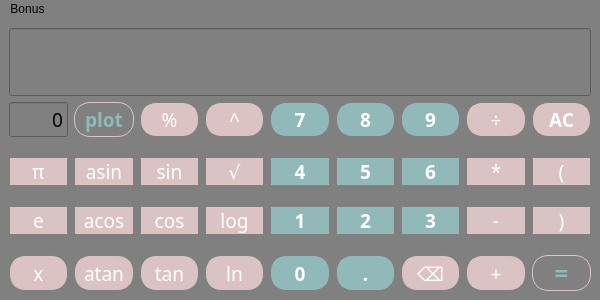
<?xml version="1.0" encoding="UTF-8"?>
<ui version="4.0">
 <class>MainWindow</class>
 <widget class="QMainWindow" name="MainWindow">
  <property name="geometry">
   <rect>
    <x>0</x>
    <y>0</y>
    <width>600</width>
    <height>300</height>
   </rect>
  </property>
  <property name="minimumSize">
   <size>
    <width>600</width>
    <height>300</height>
   </size>
  </property>
  <property name="maximumSize">
   <size>
    <width>600</width>
    <height>300</height>
   </size>
  </property>
  <property name="windowTitle">
   <string>MainWindow</string>
  </property>
  <property name="styleSheet">
   <string notr="true">background-color: #808080;</string>
  </property>
  <widget class="QWidget" name="centralwidget">
   <layout class="QGridLayout" name="gridLayout_3">
    <item row="0" column="0">
     <layout class="QVBoxLayout" name="verticalLayout">
      <item>
       <widget class="QLineEdit" name="math_expression_line_edit">
        <property name="enabled">
         <bool>true</bool>
        </property>
        <property name="sizePolicy">
         <sizepolicy hsizetype="Preferred" vsizetype="Expanding">
          <horstretch>0</horstretch>
          <verstretch>0</verstretch>
         </sizepolicy>
        </property>
        <property name="maximumSize">
         <size>
          <width>16777215</width>
          <height>100</height>
         </size>
        </property>
        <property name="font">
         <font>
          <family>PT Sans</family>
          <pointsize>24</pointsize>
          <bold>true</bold>
         </font>
        </property>
        <property name="layoutDirection">
         <enum>Qt::LeftToRight</enum>
        </property>
        <property name="styleSheet">
         <string notr="true">QPushButton{
background-color: #FFFFE0;
border: 1px solid gray;
padding: 5px;
}
QPushButton:pressed{
background-color: #F8F8FF;
border: 1px solid gray;
padding: 5px;
}</string>
        </property>
        <property name="alignment">
         <set>Qt::AlignRight|Qt::AlignTrailing|Qt::AlignVCenter</set>
        </property>
        <property name="readOnly">
         <bool>true</bool>
        </property>
       </widget>
      </item>
      <item>
       <layout class="QGridLayout" name="gridLayout_2" rowstretch="0,0,0,0">
        <property name="sizeConstraint">
         <enum>QLayout::SetDefaultConstraint</enum>
        </property>
        <property name="horizontalSpacing">
         <number>-1</number>
        </property>
        <property name="verticalSpacing">
         <number>20</number>
        </property>
        <item row="1" column="8">
         <widget class="QPushButton" name="ob_btn">
          <property name="sizePolicy">
           <sizepolicy hsizetype="Expanding" vsizetype="Expanding">
            <horstretch>0</horstretch>
            <verstretch>0</verstretch>
           </sizepolicy>
          </property>
          <property name="font">
           <font>
            <family>PT Sans</family>
            <pointsize>14</pointsize>
            <bold>false</bold>
           </font>
          </property>
          <property name="styleSheet">
           <string notr="true">QPushButton{
background-color: #DBC3C3;
border: 1px solid gray;
color: #FFFFFF;
border-radius: 16px;;
}
QPushButton:pressed{
background-color: #808080;
border: 1px solid gray;
color: #FFFFFF;
border-radius: 16px;
}

QPushButton:hover{
background-color: #808080;
border: 1px solid #DBC3C3;
color: #91b9ba;
border-radius: 16px;;
}</string>
          </property>
          <property name="text">
           <string>(</string>
          </property>
         </widget>
        </item>
        <item row="2" column="6">
         <widget class="QPushButton" name="three_btn">
          <property name="sizePolicy">
           <sizepolicy hsizetype="Expanding" vsizetype="Expanding">
            <horstretch>0</horstretch>
            <verstretch>0</verstretch>
           </sizepolicy>
          </property>
          <property name="font">
           <font>
            <family>PT Sans</family>
            <pointsize>14</pointsize>
            <bold>true</bold>
           </font>
          </property>
          <property name="styleSheet">
           <string notr="true">QPushButton{
background-color: #91b9ba;
border: 1px solid gray;
color: #FFFFFF;
border-radius: 16px;;
}
QPushButton:pressed{
background-color: #808080;
border: 1px solid gray;
color: #FFFFFF;
border-radius: 16px;
}</string>
          </property>
          <property name="text">
           <string>3</string>
          </property>
         </widget>
        </item>
        <item row="0" column="3">
         <widget class="QPushButton" name="pow_btn">
          <property name="sizePolicy">
           <sizepolicy hsizetype="Expanding" vsizetype="Expanding">
            <horstretch>0</horstretch>
            <verstretch>0</verstretch>
           </sizepolicy>
          </property>
          <property name="font">
           <font>
            <family>PT Sans</family>
            <pointsize>14</pointsize>
            <bold>false</bold>
           </font>
          </property>
          <property name="styleSheet">
           <string notr="true">QPushButton{
background-color: #DBC3C3;
border: 1px solid gray;
color: #FFFFFF;
border-radius: 16px;;
}
QPushButton:pressed{
background-color: #808080;
border: 1px solid gray;
color: #FFFFFF;
border-radius: 16px;
}

QPushButton:hover{
background-color: #808080;
border: 1px solid #DBC3C3;
color: #91b9ba;
border-radius: 16px;;
}</string>
          </property>
          <property name="text">
           <string>^</string>
          </property>
         </widget>
        </item>
        <item row="2" column="5">
         <widget class="QPushButton" name="two_btn">
          <property name="sizePolicy">
           <sizepolicy hsizetype="Expanding" vsizetype="Expanding">
            <horstretch>0</horstretch>
            <verstretch>0</verstretch>
           </sizepolicy>
          </property>
          <property name="font">
           <font>
            <family>PT Sans</family>
            <pointsize>14</pointsize>
            <bold>true</bold>
           </font>
          </property>
          <property name="styleSheet">
           <string notr="true">QPushButton{
background-color: #91b9ba;
border: 1px solid gray;
color: #FFFFFF;
border-radius: 16px;;
}
QPushButton:pressed{
background-color: #808080;
border: 1px solid gray;
color: #FFFFFF;
border-radius: 16px;
}</string>
          </property>
          <property name="text">
           <string>2</string>
          </property>
         </widget>
        </item>
        <item row="2" column="2">
         <widget class="QPushButton" name="cos_btn">
          <property name="sizePolicy">
           <sizepolicy hsizetype="Expanding" vsizetype="Expanding">
            <horstretch>0</horstretch>
            <verstretch>0</verstretch>
           </sizepolicy>
          </property>
          <property name="font">
           <font>
            <family>PT Sans</family>
            <pointsize>14</pointsize>
            <bold>false</bold>
           </font>
          </property>
          <property name="styleSheet">
           <string notr="true">QPushButton{
background-color: #DBC3C3;
border: 1px solid gray;
color: #FFFFFF;
border-radius: 16px;;
}
QPushButton:pressed{
background-color: #808080;
border: 1px solid gray;
color: #FFFFFF;
border-radius: 16px;
}

QPushButton:hover{
background-color: #808080;
border: 1px solid #DBC3C3;
color: #91b9ba;
border-radius: 16px;;
}</string>
          </property>
          <property name="text">
           <string>cos</string>
          </property>
         </widget>
        </item>
        <item row="2" column="3">
         <widget class="QPushButton" name="log_btn">
          <property name="sizePolicy">
           <sizepolicy hsizetype="Expanding" vsizetype="Expanding">
            <horstretch>0</horstretch>
            <verstretch>0</verstretch>
           </sizepolicy>
          </property>
          <property name="font">
           <font>
            <family>PT Sans</family>
            <pointsize>14</pointsize>
            <bold>false</bold>
           </font>
          </property>
          <property name="styleSheet">
           <string notr="true">QPushButton{
background-color: #DBC3C3;
border: 1px solid gray;
color: #FFFFFF;
border-radius: 16px;;
}
QPushButton:pressed{
background-color: #808080;
border: 1px solid gray;
color: #FFFFFF;
border-radius: 16px;
}

QPushButton:hover{
background-color: #808080;
border: 1px solid #DBC3C3;
color: #91b9ba;
border-radius: 16px;;
}</string>
          </property>
          <property name="text">
           <string>log</string>
          </property>
         </widget>
        </item>
        <item row="2" column="4">
         <widget class="QPushButton" name="one_btn">
          <property name="sizePolicy">
           <sizepolicy hsizetype="Expanding" vsizetype="Expanding">
            <horstretch>0</horstretch>
            <verstretch>0</verstretch>
           </sizepolicy>
          </property>
          <property name="font">
           <font>
            <family>PT Sans</family>
            <pointsize>14</pointsize>
            <bold>true</bold>
           </font>
          </property>
          <property name="styleSheet">
           <string notr="true">QPushButton{
background-color: #91b9ba;
border: 1px solid gray;
color: #FFFFFF;
border-radius: 16px;;
}
QPushButton:pressed{
background-color: #808080;
border: 1px solid gray;
color: #FFFFFF;
border-radius: 16px;
}</string>
          </property>
          <property name="text">
           <string>1</string>
          </property>
         </widget>
        </item>
        <item row="1" column="0">
         <widget class="QPushButton" name="pi_btn">
          <property name="sizePolicy">
           <sizepolicy hsizetype="Expanding" vsizetype="Expanding">
            <horstretch>0</horstretch>
            <verstretch>0</verstretch>
           </sizepolicy>
          </property>
          <property name="font">
           <font>
            <family>PT Sans</family>
            <pointsize>14</pointsize>
            <bold>false</bold>
           </font>
          </property>
          <property name="styleSheet">
           <string notr="true">QPushButton{
background-color: #DBC3C3;
border: 1px solid gray;
color: #FFFFFF;
border-radius: 16px;;
}
QPushButton:pressed{
background-color: #808080;
border: 1px solid gray;
color: #FFFFFF;
border-radius: 16px;
}

QPushButton:hover{
background-color: #808080;
border: 1px solid #DBC3C3;
color: #91b9ba;
border-radius: 16px;;
}</string>
          </property>
          <property name="text">
           <string>π</string>
          </property>
         </widget>
        </item>
        <item row="3" column="1">
         <widget class="QPushButton" name="atan_btn">
          <property name="sizePolicy">
           <sizepolicy hsizetype="Expanding" vsizetype="Expanding">
            <horstretch>0</horstretch>
            <verstretch>0</verstretch>
           </sizepolicy>
          </property>
          <property name="font">
           <font>
            <family>PT Sans</family>
            <pointsize>14</pointsize>
            <bold>false</bold>
           </font>
          </property>
          <property name="styleSheet">
           <string notr="true">QPushButton{
background-color: #DBC3C3;
border: 1px solid gray;
color: #FFFFFF;
border-radius: 16px;;
}
QPushButton:pressed{
background-color: #808080;
border: 1px solid gray;
color: #FFFFFF;
border-radius: 16px;
}

QPushButton:hover{
background-color: #808080;
border: 1px solid #DBC3C3;
color: #91b9ba;
border-radius: 16px;;
}</string>
          </property>
          <property name="text">
           <string>atan</string>
          </property>
         </widget>
        </item>
        <item row="3" column="2">
         <widget class="QPushButton" name="tan_btn">
          <property name="sizePolicy">
           <sizepolicy hsizetype="Expanding" vsizetype="Expanding">
            <horstretch>0</horstretch>
            <verstretch>0</verstretch>
           </sizepolicy>
          </property>
          <property name="font">
           <font>
            <family>PT Sans</family>
            <pointsize>14</pointsize>
            <bold>false</bold>
           </font>
          </property>
          <property name="styleSheet">
           <string notr="true">QPushButton{
background-color: #DBC3C3;
border: 1px solid gray;
color: #FFFFFF;
border-radius: 16px;;
}
QPushButton:pressed{
background-color: #808080;
border: 1px solid gray;
color: #FFFFFF;
border-radius: 16px;
}

QPushButton:hover{
background-color: #808080;
border: 1px solid #DBC3C3;
color: #91b9ba;
border-radius: 16px;;
}</string>
          </property>
          <property name="text">
           <string>tan</string>
          </property>
         </widget>
        </item>
        <item row="3" column="5">
         <widget class="QPushButton" name="dot_btn">
          <property name="sizePolicy">
           <sizepolicy hsizetype="Expanding" vsizetype="Expanding">
            <horstretch>0</horstretch>
            <verstretch>0</verstretch>
           </sizepolicy>
          </property>
          <property name="font">
           <font>
            <family>PT Sans</family>
            <pointsize>14</pointsize>
            <bold>true</bold>
           </font>
          </property>
          <property name="styleSheet">
           <string notr="true">QPushButton{
background-color: #91b9ba;
border: 1px solid gray;
color: #FFFFFF;
border-radius: 16px;;
}
QPushButton:pressed{
background-color: #808080;
border: 1px solid gray;
color: #FFFFFF;
border-radius: 16px;
}</string>
          </property>
          <property name="text">
           <string>.</string>
          </property>
         </widget>
        </item>
        <item row="1" column="4">
         <widget class="QPushButton" name="four_btn">
          <property name="sizePolicy">
           <sizepolicy hsizetype="Expanding" vsizetype="Expanding">
            <horstretch>0</horstretch>
            <verstretch>0</verstretch>
           </sizepolicy>
          </property>
          <property name="font">
           <font>
            <family>PT Sans</family>
            <pointsize>14</pointsize>
            <bold>true</bold>
           </font>
          </property>
          <property name="styleSheet">
           <string notr="true">QPushButton{
background-color: #91b9ba;
border: 1px solid gray;
color: #FFFFFF;
border-radius: 16px;;
}
QPushButton:pressed{
background-color: #808080;
border: 1px solid gray;
color: #FFFFFF;
border-radius: 16px;
}</string>
          </property>
          <property name="text">
           <string>4</string>
          </property>
         </widget>
        </item>
        <item row="3" column="4">
         <widget class="QPushButton" name="zero_btn">
          <property name="sizePolicy">
           <sizepolicy hsizetype="Expanding" vsizetype="Expanding">
            <horstretch>0</horstretch>
            <verstretch>0</verstretch>
           </sizepolicy>
          </property>
          <property name="font">
           <font>
            <family>PT Sans</family>
            <pointsize>14</pointsize>
            <bold>true</bold>
           </font>
          </property>
          <property name="styleSheet">
           <string notr="true">QPushButton{
background-color: #91b9ba;
border: 1px solid gray;
color: #FFFFFF;
border-radius: 16px;;
}
QPushButton:pressed{
background-color: #808080;
border: 1px solid gray;
color: #FFFFFF;
border-radius: 16px;
}</string>
          </property>
          <property name="text">
           <string>0</string>
          </property>
         </widget>
        </item>
        <item row="2" column="1">
         <widget class="QPushButton" name="acos_btn">
          <property name="sizePolicy">
           <sizepolicy hsizetype="Expanding" vsizetype="Expanding">
            <horstretch>0</horstretch>
            <verstretch>0</verstretch>
           </sizepolicy>
          </property>
          <property name="font">
           <font>
            <family>PT Sans</family>
            <pointsize>14</pointsize>
            <bold>false</bold>
           </font>
          </property>
          <property name="styleSheet">
           <string notr="true">QPushButton{
background-color: #DBC3C3;
border: 1px solid gray;
color: #FFFFFF;
border-radius: 16px;;
}
QPushButton:pressed{
background-color: #808080;
border: 1px solid gray;
color: #FFFFFF;
border-radius: 16px;
}

QPushButton:hover{
background-color: #808080;
border: 1px solid #DBC3C3;
color: #91b9ba;
border-radius: 16px;;
}</string>
          </property>
          <property name="text">
           <string>acos</string>
          </property>
         </widget>
        </item>
        <item row="0" column="2">
         <widget class="QPushButton" name="mod_btn">
          <property name="sizePolicy">
           <sizepolicy hsizetype="Expanding" vsizetype="Expanding">
            <horstretch>0</horstretch>
            <verstretch>0</verstretch>
           </sizepolicy>
          </property>
          <property name="font">
           <font>
            <family>PT Sans</family>
            <pointsize>14</pointsize>
            <bold>false</bold>
           </font>
          </property>
          <property name="styleSheet">
           <string notr="true">QPushButton{
background-color: #DBC3C3;
border: 1px solid gray;
color: #FFFFFF;
border-radius: 16px;;
}
QPushButton:pressed{
background-color: #808080;
border: 1px solid gray;
color: #FFFFFF;
border-radius: 16px;
}

QPushButton:hover{
background-color: #808080;
border: 1px solid #DBC3C3;
color: #91b9ba;
border-radius: 16px;;
}</string>
          </property>
          <property name="text">
           <string>%</string>
          </property>
         </widget>
        </item>
        <item row="1" column="3">
         <widget class="QPushButton" name="sqr_btn">
          <property name="sizePolicy">
           <sizepolicy hsizetype="Expanding" vsizetype="Expanding">
            <horstretch>0</horstretch>
            <verstretch>0</verstretch>
           </sizepolicy>
          </property>
          <property name="font">
           <font>
            <family>PT Sans</family>
            <pointsize>14</pointsize>
            <bold>false</bold>
           </font>
          </property>
          <property name="styleSheet">
           <string notr="true">QPushButton{
background-color: #DBC3C3;
border: 1px solid gray;
color: #FFFFFF;
border-radius: 16px;;
}
QPushButton:pressed{
background-color: #808080;
border: 1px solid gray;
color: #FFFFFF;
border-radius: 16px;
}

QPushButton:hover{
background-color: #808080;
border: 1px solid #DBC3C3;
color: #91b9ba;
border-radius: 16px;;
}</string>
          </property>
          <property name="text">
           <string>√</string>
          </property>
         </widget>
        </item>
        <item row="1" column="1">
         <widget class="QPushButton" name="asin_btn">
          <property name="sizePolicy">
           <sizepolicy hsizetype="Expanding" vsizetype="Expanding">
            <horstretch>0</horstretch>
            <verstretch>0</verstretch>
           </sizepolicy>
          </property>
          <property name="font">
           <font>
            <family>PT Sans</family>
            <pointsize>14</pointsize>
            <bold>false</bold>
           </font>
          </property>
          <property name="styleSheet">
           <string notr="true">QPushButton{
background-color: #DBC3C3;
border: 1px solid gray;
color: #FFFFFF;
border-radius: 16px;;
}
QPushButton:pressed{
background-color: #808080;
border: 1px solid gray;
color: #FFFFFF;
border-radius: 16px;
}

QPushButton:hover{
background-color: #808080;
border: 1px solid #DBC3C3;
color: #91b9ba;
border-radius: 16px;;
}</string>
          </property>
          <property name="text">
           <string>asin</string>
          </property>
         </widget>
        </item>
        <item row="2" column="0">
         <widget class="QPushButton" name="e_btn">
          <property name="sizePolicy">
           <sizepolicy hsizetype="Expanding" vsizetype="Expanding">
            <horstretch>0</horstretch>
            <verstretch>0</verstretch>
           </sizepolicy>
          </property>
          <property name="font">
           <font>
            <family>PT Sans</family>
            <pointsize>14</pointsize>
            <bold>false</bold>
           </font>
          </property>
          <property name="styleSheet">
           <string notr="true">QPushButton{
background-color: #DBC3C3;
border: 1px solid gray;
color: #FFFFFF;
border-radius: 16px;;
}
QPushButton:pressed{
background-color: #808080;
border: 1px solid gray;
color: #FFFFFF;
border-radius: 16px;
}

QPushButton:hover{
background-color: #808080;
border: 1px solid #DBC3C3;
color: #91b9ba;
border-radius: 16px;;
}</string>
          </property>
          <property name="text">
           <string>e</string>
          </property>
         </widget>
        </item>
        <item row="0" column="1">
         <widget class="QPushButton" name="plot_btn">
          <property name="sizePolicy">
           <sizepolicy hsizetype="Expanding" vsizetype="Expanding">
            <horstretch>0</horstretch>
            <verstretch>0</verstretch>
           </sizepolicy>
          </property>
          <property name="font">
           <font>
            <family>PT Sans</family>
            <pointsize>14</pointsize>
            <bold>true</bold>
           </font>
          </property>
          <property name="styleSheet">
           <string notr="true">QPushButton{
background-color: #808080;
border: 1px solid #DBC3C3;
color: #91b9ba;
border-radius: 16px;;
}

QPushButton:hover{
background-color: #DBC3C3;
border: 1px solid gray;
color: #FFFFFF;
border-radius: 16px;
}

QPushButton:pressed{
background-color: #808080;
border: 1px solid gray;
color: #FFFFFF;
border-radius: 16px;
}</string>
          </property>
          <property name="text">
           <string>plot</string>
          </property>
         </widget>
        </item>
        <item row="0" column="7">
         <widget class="QPushButton" name="div_btn">
          <property name="sizePolicy">
           <sizepolicy hsizetype="Expanding" vsizetype="Expanding">
            <horstretch>0</horstretch>
            <verstretch>0</verstretch>
           </sizepolicy>
          </property>
          <property name="font">
           <font>
            <family>PT Sans</family>
            <pointsize>14</pointsize>
            <bold>false</bold>
           </font>
          </property>
          <property name="styleSheet">
           <string notr="true">QPushButton{
background-color: #DBC3C3;
border: 1px solid gray;
color: #FFFFFF;
border-radius: 16px;;
}
QPushButton:pressed{
background-color: #808080;
border: 1px solid gray;
color: #FFFFFF;
border-radius: 16px;
}

QPushButton:hover{
background-color: #808080;
border: 1px solid #DBC3C3;
color: #91b9ba;
border-radius: 16px;;
}</string>
          </property>
          <property name="text">
           <string>÷</string>
          </property>
         </widget>
        </item>
        <item row="2" column="8">
         <widget class="QPushButton" name="cb_btn">
          <property name="sizePolicy">
           <sizepolicy hsizetype="Expanding" vsizetype="Expanding">
            <horstretch>0</horstretch>
            <verstretch>0</verstretch>
           </sizepolicy>
          </property>
          <property name="font">
           <font>
            <family>PT Sans</family>
            <pointsize>14</pointsize>
            <bold>false</bold>
           </font>
          </property>
          <property name="styleSheet">
           <string notr="true">QPushButton{
background-color: #DBC3C3;
border: 1px solid gray;
color: #FFFFFF;
border-radius: 16px;;
}
QPushButton:pressed{
background-color: #808080;
border: 1px solid gray;
color: #FFFFFF;
border-radius: 16px;
}

QPushButton:hover{
background-color: #808080;
border: 1px solid #DBC3C3;
color: #91b9ba;
border-radius: 16px;;
}</string>
          </property>
          <property name="text">
           <string>)</string>
          </property>
         </widget>
        </item>
        <item row="0" column="0">
         <widget class="QLineEdit" name="get_x_line_edit">
          <property name="sizePolicy">
           <sizepolicy hsizetype="Ignored" vsizetype="Fixed">
            <horstretch>0</horstretch>
            <verstretch>0</verstretch>
           </sizepolicy>
          </property>
          <property name="font">
           <font>
            <family>PT Sans</family>
            <pointsize>14</pointsize>
            <bold>false</bold>
           </font>
          </property>
          <property name="text">
           <string>0</string>
          </property>
          <property name="alignment">
           <set>Qt::AlignRight|Qt::AlignTrailing|Qt::AlignVCenter</set>
          </property>
          <property name="readOnly">
           <bool>false</bool>
          </property>
         </widget>
        </item>
        <item row="1" column="6">
         <widget class="QPushButton" name="six_btn">
          <property name="sizePolicy">
           <sizepolicy hsizetype="Expanding" vsizetype="Expanding">
            <horstretch>0</horstretch>
            <verstretch>0</verstretch>
           </sizepolicy>
          </property>
          <property name="font">
           <font>
            <family>PT Sans</family>
            <pointsize>14</pointsize>
            <bold>true</bold>
           </font>
          </property>
          <property name="styleSheet">
           <string notr="true">QPushButton{
background-color: #91b9ba;
border: 1px solid gray;
color: #FFFFFF;
border-radius: 16px;;
}
QPushButton:pressed{
background-color: #808080;
border: 1px solid gray;
color: #FFFFFF;
border-radius: 16px;
}</string>
          </property>
          <property name="text">
           <string>6</string>
          </property>
         </widget>
        </item>
        <item row="1" column="2">
         <widget class="QPushButton" name="sin_btn">
          <property name="sizePolicy">
           <sizepolicy hsizetype="Expanding" vsizetype="Expanding">
            <horstretch>0</horstretch>
            <verstretch>0</verstretch>
           </sizepolicy>
          </property>
          <property name="font">
           <font>
            <family>PT Sans</family>
            <pointsize>14</pointsize>
            <bold>false</bold>
           </font>
          </property>
          <property name="styleSheet">
           <string notr="true">QPushButton{
background-color: #DBC3C3;
border: 1px solid gray;
color: #FFFFFF;
border-radius: 16px;;
}
QPushButton:pressed{
background-color: #808080;
border: 1px solid gray;
color: #FFFFFF;
border-radius: 16px;
}

QPushButton:hover{
background-color: #808080;
border: 1px solid #DBC3C3;
color: #91b9ba;
border-radius: 16px;;
}</string>
          </property>
          <property name="text">
           <string>sin</string>
          </property>
         </widget>
        </item>
        <item row="0" column="8">
         <widget class="QPushButton" name="ac_btn">
          <property name="sizePolicy">
           <sizepolicy hsizetype="Expanding" vsizetype="Expanding">
            <horstretch>0</horstretch>
            <verstretch>0</verstretch>
           </sizepolicy>
          </property>
          <property name="font">
           <font>
            <family>PT Sans</family>
            <pointsize>14</pointsize>
            <bold>true</bold>
           </font>
          </property>
          <property name="styleSheet">
           <string notr="true">QPushButton{
background-color: #DBC3C3;
border: 1px solid gray;
color: #FFFFFF;
border-radius: 16px;;
}
QPushButton:pressed{
background-color: #808080;
border: 1px solid gray;
color: #FFFFFF;
border-radius: 16px;
}

QPushButton:hover{
background-color: #808080;
border: 1px solid #DBC3C3;
color: #91b9ba;
border-radius: 16px;;
}</string>
          </property>
          <property name="text">
           <string>AC</string>
          </property>
         </widget>
        </item>
        <item row="0" column="5">
         <widget class="QPushButton" name="eight_btn">
          <property name="sizePolicy">
           <sizepolicy hsizetype="Expanding" vsizetype="Expanding">
            <horstretch>0</horstretch>
            <verstretch>0</verstretch>
           </sizepolicy>
          </property>
          <property name="font">
           <font>
            <family>PT Sans</family>
            <pointsize>14</pointsize>
            <bold>true</bold>
           </font>
          </property>
          <property name="styleSheet">
           <string notr="true">QPushButton{
background-color: #91b9ba;
border: 1px solid gray;
color: #FFFFFF;
border-radius: 16px;;
}
QPushButton:pressed{
background-color: #808080;
border: 1px solid gray;
color: #FFFFFF;
border-radius: 16px;
}</string>
          </property>
          <property name="text">
           <string>8</string>
          </property>
         </widget>
        </item>
        <item row="0" column="6">
         <widget class="QPushButton" name="nine_btn">
          <property name="sizePolicy">
           <sizepolicy hsizetype="Expanding" vsizetype="Expanding">
            <horstretch>0</horstretch>
            <verstretch>0</verstretch>
           </sizepolicy>
          </property>
          <property name="font">
           <font>
            <family>PT Sans</family>
            <pointsize>14</pointsize>
            <bold>true</bold>
           </font>
          </property>
          <property name="styleSheet">
           <string notr="true">QPushButton{
background-color: #91b9ba;
border: 1px solid gray;
color: #FFFFFF;
border-radius: 16px;;
}
QPushButton:pressed{
background-color: #808080;
border: 1px solid gray;
color: #FFFFFF;
border-radius: 16px;
}</string>
          </property>
          <property name="text">
           <string>9</string>
          </property>
         </widget>
        </item>
        <item row="3" column="3">
         <widget class="QPushButton" name="ln_btn">
          <property name="sizePolicy">
           <sizepolicy hsizetype="Expanding" vsizetype="Expanding">
            <horstretch>0</horstretch>
            <verstretch>0</verstretch>
           </sizepolicy>
          </property>
          <property name="font">
           <font>
            <family>PT Sans</family>
            <pointsize>14</pointsize>
            <bold>false</bold>
           </font>
          </property>
          <property name="styleSheet">
           <string notr="true">QPushButton{
background-color: #DBC3C3;
border: 1px solid gray;
color: #FFFFFF;
border-radius: 16px;;
}
QPushButton:pressed{
background-color: #808080;
border: 1px solid gray;
color: #FFFFFF;
border-radius: 16px;
}

QPushButton:hover{
background-color: #808080;
border: 1px solid #DBC3C3;
color: #91b9ba;
border-radius: 16px;;
}</string>
          </property>
          <property name="text">
           <string>ln</string>
          </property>
         </widget>
        </item>
        <item row="3" column="8">
         <widget class="QPushButton" name="eq_btn">
          <property name="sizePolicy">
           <sizepolicy hsizetype="Expanding" vsizetype="Expanding">
            <horstretch>0</horstretch>
            <verstretch>0</verstretch>
           </sizepolicy>
          </property>
          <property name="font">
           <font>
            <family>PT Sans</family>
            <pointsize>18</pointsize>
            <bold>true</bold>
           </font>
          </property>
          <property name="styleSheet">
           <string notr="true">QPushButton{
background-color: #808080;
border: 1px solid #DBC3C3;
color: #91b9ba;
border-radius: 16px;;
}

QPushButton:hover{
background-color: #DBC3C3;
border: 1px solid gray;
color: #FFFFFF;
border-radius: 16px;
}

QPushButton:pressed{
background-color: #808080;
border: 1px solid gray;
color: #FFFFFF;
border-radius: 16px;
}</string>
          </property>
          <property name="text">
           <string>=</string>
          </property>
         </widget>
        </item>
        <item row="3" column="0">
         <widget class="QPushButton" name="x_btn">
          <property name="sizePolicy">
           <sizepolicy hsizetype="Expanding" vsizetype="Expanding">
            <horstretch>0</horstretch>
            <verstretch>0</verstretch>
           </sizepolicy>
          </property>
          <property name="font">
           <font>
            <family>PT Sans</family>
            <pointsize>14</pointsize>
            <bold>false</bold>
           </font>
          </property>
          <property name="styleSheet">
           <string notr="true">QPushButton{
background-color: #DBC3C3;
border: 1px solid gray;
color: #FFFFFF;
border-radius: 16px;;
}
QPushButton:pressed{
background-color: #808080;
border: 1px solid gray;
color: #FFFFFF;
border-radius: 16px;
}

QPushButton:hover{
background-color: #808080;
border: 1px solid #DBC3C3;
color: #91b9ba;
border-radius: 16px;;
}</string>
          </property>
          <property name="text">
           <string>x</string>
          </property>
         </widget>
        </item>
        <item row="3" column="6">
         <widget class="QPushButton" name="del_btn">
          <property name="sizePolicy">
           <sizepolicy hsizetype="Expanding" vsizetype="Expanding">
            <horstretch>0</horstretch>
            <verstretch>0</verstretch>
           </sizepolicy>
          </property>
          <property name="font">
           <font>
            <family>PT Sans</family>
            <pointsize>14</pointsize>
            <bold>false</bold>
           </font>
          </property>
          <property name="styleSheet">
           <string notr="true">QPushButton{
background-color: #DBC3C3;
border: 1px solid gray;
color: #FFFFFF;
border-radius: 16px;;
}
QPushButton:pressed{
background-color: #808080;
border: 1px solid gray;
color: #FFFFFF;
border-radius: 16px;
}

QPushButton:hover{
background-color: #808080;
border: 1px solid #DBC3C3;
color: #91b9ba;
border-radius: 16px;;
}</string>
          </property>
          <property name="text">
           <string>⌫</string>
          </property>
         </widget>
        </item>
        <item row="3" column="7">
         <widget class="QPushButton" name="plus_btn">
          <property name="sizePolicy">
           <sizepolicy hsizetype="Expanding" vsizetype="Expanding">
            <horstretch>0</horstretch>
            <verstretch>0</verstretch>
           </sizepolicy>
          </property>
          <property name="font">
           <font>
            <family>PT Sans</family>
            <pointsize>14</pointsize>
            <bold>false</bold>
           </font>
          </property>
          <property name="styleSheet">
           <string notr="true">QPushButton{
background-color: #DBC3C3;
border: 1px solid gray;
color: #FFFFFF;
border-radius: 16px;;
}
QPushButton:pressed{
background-color: #808080;
border: 1px solid gray;
color: #FFFFFF;
border-radius: 16px;
}

QPushButton:hover{
background-color: #808080;
border: 1px solid #DBC3C3;
color: #91b9ba;
border-radius: 16px;;
}</string>
          </property>
          <property name="text">
           <string>+</string>
          </property>
         </widget>
        </item>
        <item row="2" column="7">
         <widget class="QPushButton" name="minus_btn">
          <property name="sizePolicy">
           <sizepolicy hsizetype="Expanding" vsizetype="Expanding">
            <horstretch>0</horstretch>
            <verstretch>0</verstretch>
           </sizepolicy>
          </property>
          <property name="font">
           <font>
            <family>PT Sans</family>
            <pointsize>14</pointsize>
            <bold>false</bold>
           </font>
          </property>
          <property name="styleSheet">
           <string notr="true">QPushButton{
background-color: #DBC3C3;
border: 1px solid gray;
color: #FFFFFF;
border-radius: 16px;;
}
QPushButton:pressed{
background-color: #808080;
border: 1px solid gray;
color: #FFFFFF;
border-radius: 16px;
}

QPushButton:hover{
background-color: #808080;
border: 1px solid #DBC3C3;
color: #91b9ba;
border-radius: 16px;;
}</string>
          </property>
          <property name="text">
           <string>-</string>
          </property>
         </widget>
        </item>
        <item row="1" column="5">
         <widget class="QPushButton" name="five_btn">
          <property name="sizePolicy">
           <sizepolicy hsizetype="Expanding" vsizetype="Expanding">
            <horstretch>0</horstretch>
            <verstretch>0</verstretch>
           </sizepolicy>
          </property>
          <property name="font">
           <font>
            <family>PT Sans</family>
            <pointsize>14</pointsize>
            <bold>true</bold>
           </font>
          </property>
          <property name="styleSheet">
           <string notr="true">QPushButton{
background-color: #91b9ba;
border: 1px solid gray;
color: #FFFFFF;
border-radius: 16px;;
}
QPushButton:pressed{
background-color: #808080;
border: 1px solid gray;
color: #FFFFFF;
border-radius: 16px;
}</string>
          </property>
          <property name="text">
           <string>5</string>
          </property>
         </widget>
        </item>
        <item row="1" column="7">
         <widget class="QPushButton" name="mul_btn">
          <property name="sizePolicy">
           <sizepolicy hsizetype="Expanding" vsizetype="Expanding">
            <horstretch>0</horstretch>
            <verstretch>0</verstretch>
           </sizepolicy>
          </property>
          <property name="font">
           <font>
            <family>PT Sans</family>
            <pointsize>14</pointsize>
            <bold>false</bold>
           </font>
          </property>
          <property name="styleSheet">
           <string notr="true">QPushButton{
background-color: #DBC3C3;
border: 1px solid gray;
color: #FFFFFF;
border-radius: 16px;;
}
QPushButton:pressed{
background-color: #808080;
border: 1px solid gray;
color: #FFFFFF;
border-radius: 16px;
}

QPushButton:hover{
background-color: #808080;
border: 1px solid #DBC3C3;
color: #91b9ba;
border-radius: 16px;;
}</string>
          </property>
          <property name="text">
           <string>*</string>
          </property>
         </widget>
        </item>
        <item row="0" column="4">
         <widget class="QPushButton" name="seven_btn">
          <property name="sizePolicy">
           <sizepolicy hsizetype="Expanding" vsizetype="Expanding">
            <horstretch>0</horstretch>
            <verstretch>0</verstretch>
           </sizepolicy>
          </property>
          <property name="font">
           <font>
            <family>PT Sans</family>
            <pointsize>14</pointsize>
            <bold>true</bold>
           </font>
          </property>
          <property name="styleSheet">
           <string notr="true">QPushButton{
background-color: #91b9ba;
border: 1px solid gray;
color: #FFFFFF;
border-radius: 16px;;
}
QPushButton:pressed{
background-color: #808080;
border: 1px solid gray;
color: #FFFFFF;
border-radius: 16px;
}</string>
          </property>
          <property name="text">
           <string>7</string>
          </property>
         </widget>
        </item>
       </layout>
      </item>
     </layout>
    </item>
   </layout>
  </widget>
  <widget class="QMenuBar" name="menubar">
   <property name="geometry">
    <rect>
     <x>0</x>
     <y>0</y>
     <width>600</width>
     <height>24</height>
    </rect>
   </property>
   <widget class="QMenu" name="menuBonus">
    <property name="title">
     <string>Bonus</string>
    </property>
    <addaction name="actionCredit"/>
    <addaction name="actionDeposit"/>
   </widget>
   <addaction name="menuBonus"/>
  </widget>
  <action name="actionCredit">
   <property name="text">
    <string>Credit</string>
   </property>
  </action>
  <action name="actionDeposit">
   <property name="text">
    <string>Deposit</string>
   </property>
  </action>
 </widget>
 <resources/>
 <connections/>
</ui>
